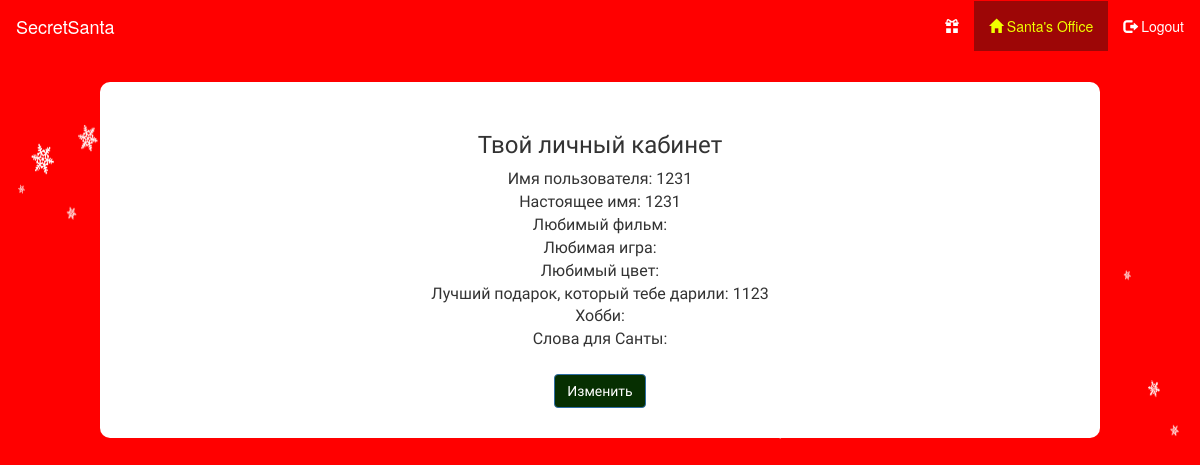
The page /private_office/ (signed in) on the database as committed earlier.
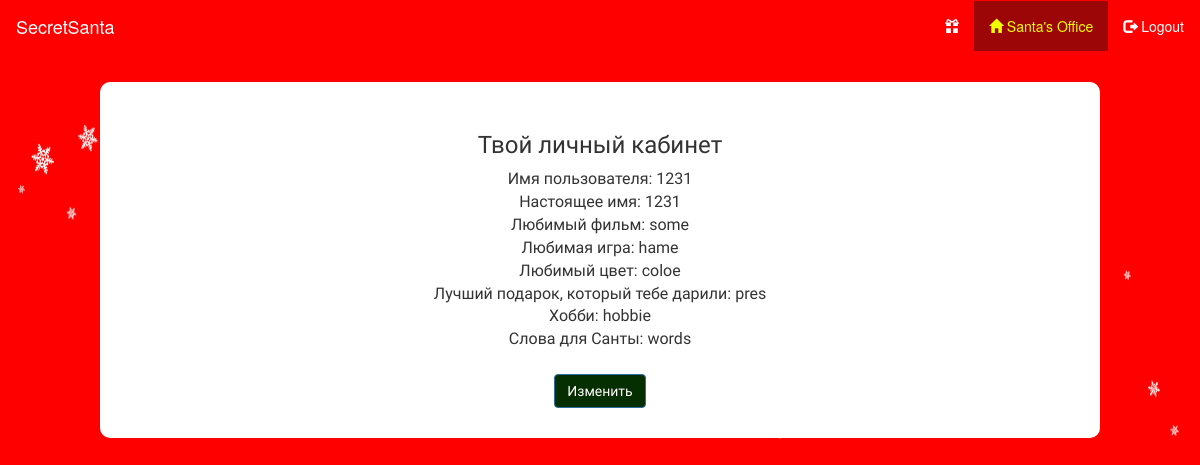
The same page on the database as committed later.
### santa_app/models.py (models this page shows, shortened)
class MyUser(AbstractBaseUser):
    username = models.CharField(max_length=100, unique=True, verbose_name='Имя пользователя')
    password = models.CharField(max_length=100, verbose_name="Пароль")
    real_name = models.CharField(max_length=100, verbose_name="Имя, которое будет отображаться твоему Санте")
    fav_present = models.TextField(default="", blank=True, verbose_name="Лучший подарок, который тебе дарили")
    fav_film = models.TextField(default="", blank=True, verbose_name="Любимый фильм")
    fav_game = models.TextField(default="", blank=True, verbose_name="Любимая игра")
    fav_color = models.TextField(default="", blank=True, verbose_name="Любимый цвет")
    hobbies = models.TextField(default="", blank=True, verbose_name="Хобби")
    key_words = models.TextField(default="", blank=True, verbose_name="Слова, которые помогут твоему Санте :) ")
    santa_for = models.OneToOneField('self', null=True, blank=True)
    is_taken = models.BooleanField(default=False)
    is_active = models.BooleanField(default=True)
    is_admin = models.BooleanField(default=False)
    is_superuser = models.BooleanField(default=False)
    objects = MyUserManager()
    USERNAME_FIELD = 'username'
    REQUIRED_FIELDS = ['real_name']

### santa_app/views.py (the view)
# urls.py: url(r'^private_office/$', PrivateOffice.as_view()),
class PrivateOffice(TemplateView, LoginRequiredMixin):
    template_name = 'private_office.html'
    redirect_field_name = '/login/'

### templates/private_office.html
{% extends 'base.html' %}
{%block private_office%}
    <li class="active"><a href="/private_office/"><span class="glyphicon glyphicon-home"></span> Santa's Office</a></li>
{% endblock %}
{% block main %}
<h3>Твой личный кабинет</h3>
Имя пользователя: {{user.username}} <br>
Настоящее имя: {{user.real_name}} <br>
Любимый фильм: {{user.fav_film}} <br>
Любимая игра: {{user.fav_game}} <br>
Любимый цвет: {{user.fav_color}} <br>
Лучший подарок, который тебе дарили: {{user.fav_present}} <br>
Хобби: {{user.hobbies}} <br>
Слова для Санты: {{user.key_words}} <br>
<br>
<a href="/private_office_change/" class="btn btn-primary">Изменить</a>
{% endblock %}

Rows that differ between the two databases and show on the page:
changed MyUser: fav_film (not shown) → "some"; fav_game (not shown) → "hame"; fav_color (not shown) → "coloe"; fav_present "1123" → "pres"; hobbies (not shown) → "hobbie"; key_words (not shown) → "words"
